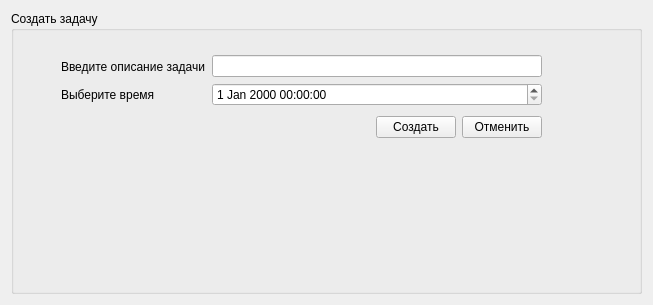
<?xml version="1.0" encoding="UTF-8"?>
<ui version="4.0">
 <class>Form</class>
 <widget class="QWidget" name="Form">
  <property name="geometry">
   <rect>
    <x>0</x>
    <y>0</y>
    <width>653</width>
    <height>305</height>
   </rect>
  </property>
  <property name="windowTitle">
   <string>Создать задачу</string>
  </property>
  <layout class="QHBoxLayout" name="horizontalLayout">
   <item>
    <widget class="QGroupBox" name="groupBox">
     <property name="title">
      <string>Создать задачу</string>
     </property>
     <widget class="QWidget" name="layoutWidget">
      <property name="geometry">
       <rect>
        <x>50</x>
        <y>40</y>
        <width>481</width>
        <height>91</height>
       </rect>
      </property>
      <layout class="QVBoxLayout" name="verticalLayout_3">
       <item>
        <layout class="QHBoxLayout" name="horizontalLayout_3">
         <item>
          <layout class="QVBoxLayout" name="verticalLayout">
           <item>
            <widget class="QLabel" name="label">
             <property name="text">
              <string>Введите описание задачи</string>
             </property>
            </widget>
           </item>
           <item>
            <widget class="QLabel" name="label_2">
             <property name="text">
              <string>Выберите время</string>
             </property>
            </widget>
           </item>
          </layout>
         </item>
         <item>
          <layout class="QVBoxLayout" name="verticalLayout_2">
           <item>
            <widget class="QLineEdit" name="lineEdit_task"/>
           </item>
           <item>
            <widget class="QDateTimeEdit" name="dateTimeEdit"/>
           </item>
          </layout>
         </item>
        </layout>
       </item>
       <item>
        <layout class="QHBoxLayout" name="horizontalLayout_2">
         <item>
          <spacer name="horizontalSpacer">
           <property name="orientation">
            <enum>Qt::Horizontal</enum>
           </property>
           <property name="sizeHint" stdset="0">
            <size>
             <width>40</width>
             <height>20</height>
            </size>
           </property>
          </spacer>
         </item>
         <item>
          <widget class="QPushButton" name="pushButton">
           <property name="text">
            <string>Создать</string>
           </property>
          </widget>
         </item>
         <item>
          <widget class="QPushButton" name="pushButton_2">
           <property name="text">
            <string>Отменить</string>
           </property>
          </widget>
         </item>
        </layout>
       </item>
      </layout>
     </widget>
    </widget>
   </item>
  </layout>
 </widget>
 <resources/>
 <connections/>
</ui>
